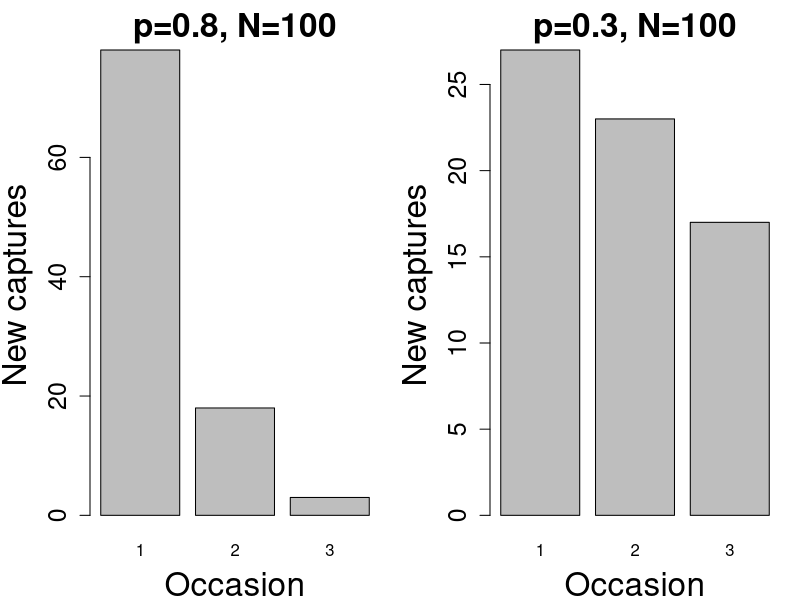
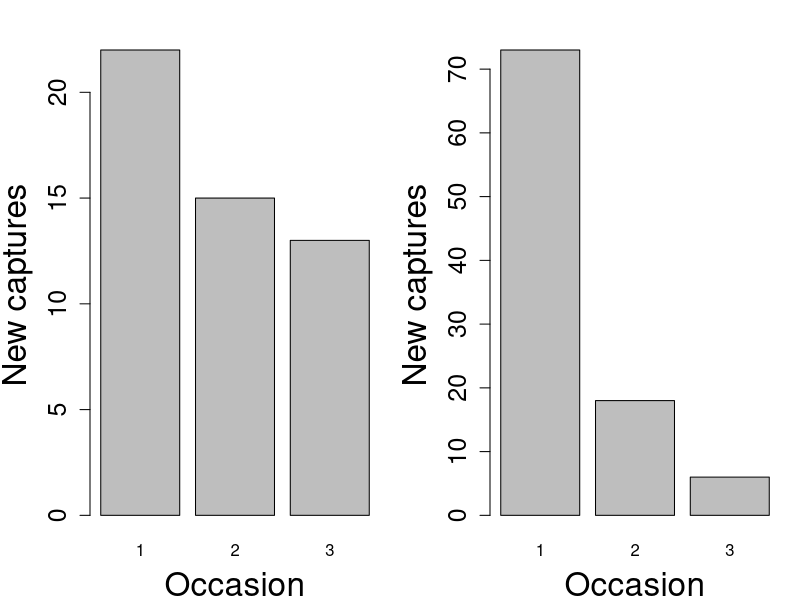

Generate these figures, in order, with R:
## ----eval=FALSE,include=FALSE-------------------------------------------------
## source("../../rnw2pdf.R")
## rnw2pdf("lecture-mark-recap-closedpop")
## rnw2pdf("lecture-mark-recap-closedpop",tangle=TRUE)


## ----rem,include=FALSE,echo=FALSE,fig.width=12,fig.height=6-------------------
N <- 100
p1 <- 0.8
p2 <- 0.3
pi1 <- c(p1, p1*(1-p1), p1*(1-p1)^2)
pi2 <- c(p2, p2*(1-p2), p2*(1-p2)^2)
pi1[4] <- 1 - sum(pi1)
pi2[4] <- 1 - sum(pi2)
set.seed(0324)
x1 <- drop(rmultinom(1, N, pi1))
x2 <- drop(rmultinom(1, N, pi2))
par(mfrow=c(1, 2), mai=c(0.8,0.9,0.5,0.2))
barplot(x1[1:3], main="p=0.8, N=100", cex.lab=2, cex.main=2, cex.axis=1.5,
        xlab="Occasion", names=1:3, ylab="New captures")
barplot(x2[1:3], main="p=0.3, N=100", cex.lab=2, cex.main=2, cex.axis=1.5,
        xlab="Occasion", names=1:3, ylab="New captures")

## ----rem2,include=FALSE,echo=FALSE,fig.width=12,fig.height=6------------------
N <- 100
p1 <- 0.2
p2 <- 0.7
pi1 <- c(p1, p1*(1-p1), p1*(1-p1)^2)
pi2 <- c(p2, p2*(1-p2), p2*(1-p2)^2)
pi1[4] <- 1 - sum(pi1)
pi2[4] <- 1 - sum(pi2)
set.seed(0324)
x1 <- drop(rmultinom(1, N, pi1))
x2 <- drop(rmultinom(1, N, pi2))
par(mfrow=c(1, 2), mai=c(0.8,0.9,0.5,0.2))
barplot(x1[1:3], main="", cex.lab=2, cex.main=2, cex.axis=1.5,
        xlab="Occasion", names=1:3, ylab="New captures")
barplot(x2[1:3], main="", cex.lab=2, cex.main=2, cex.axis=1.5,
        xlab="Occasion", names=1:3, ylab="New captures")

